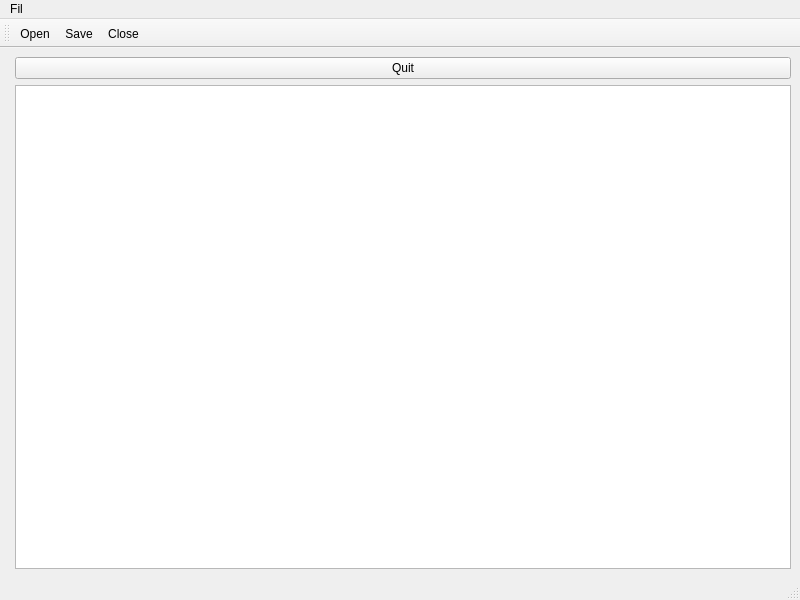
<?xml version="1.0" encoding="UTF-8"?>
<ui version="4.0">
 <class>SamMainWindow</class>
 <widget class="QMainWindow" name="SamMainWindow">
  <property name="geometry">
   <rect>
    <x>0</x>
    <y>0</y>
    <width>800</width>
    <height>600</height>
   </rect>
  </property>
  <property name="windowTitle">
   <string>SamMainWindow</string>
  </property>
  <widget class="QWidget" name="centralwidget">
   <layout class="QFormLayout" name="formLayout">
    <item row="1" column="1">
     <widget class="QTextEdit" name="textEdit"/>
    </item>
    <item row="0" column="1">
     <widget class="QPushButton" name="QuitButton">
      <property name="text">
       <string>Quit</string>
      </property>
     </widget>
    </item>
   </layout>
  </widget>
  <widget class="QMenuBar" name="menubar">
   <property name="geometry">
    <rect>
     <x>0</x>
     <y>0</y>
     <width>800</width>
     <height>17</height>
    </rect>
   </property>
   <widget class="QMenu" name="menuFil">
    <property name="title">
     <string>Fil</string>
    </property>
    <addaction name="actionOpen"/>
    <addaction name="actionSave"/>
    <addaction name="actionClose"/>
   </widget>
   <addaction name="menuFil"/>
  </widget>
  <widget class="QStatusBar" name="statusbar"/>
  <widget class="QToolBar" name="toolBar">
   <property name="windowTitle">
    <string>toolBar</string>
   </property>
   <attribute name="toolBarArea">
    <enum>TopToolBarArea</enum>
   </attribute>
   <attribute name="toolBarBreak">
    <bool>false</bool>
   </attribute>
   <addaction name="actionOpen"/>
   <addaction name="actionSave"/>
   <addaction name="actionClose"/>
  </widget>
  <action name="actionOpen">
   <property name="text">
    <string>Open</string>
   </property>
  </action>
  <action name="actionClose">
   <property name="text">
    <string>Close</string>
   </property>
  </action>
  <action name="actionSave">
   <property name="text">
    <string>Save</string>
   </property>
  </action>
 </widget>
 <resources/>
 <connections/>
</ui>
